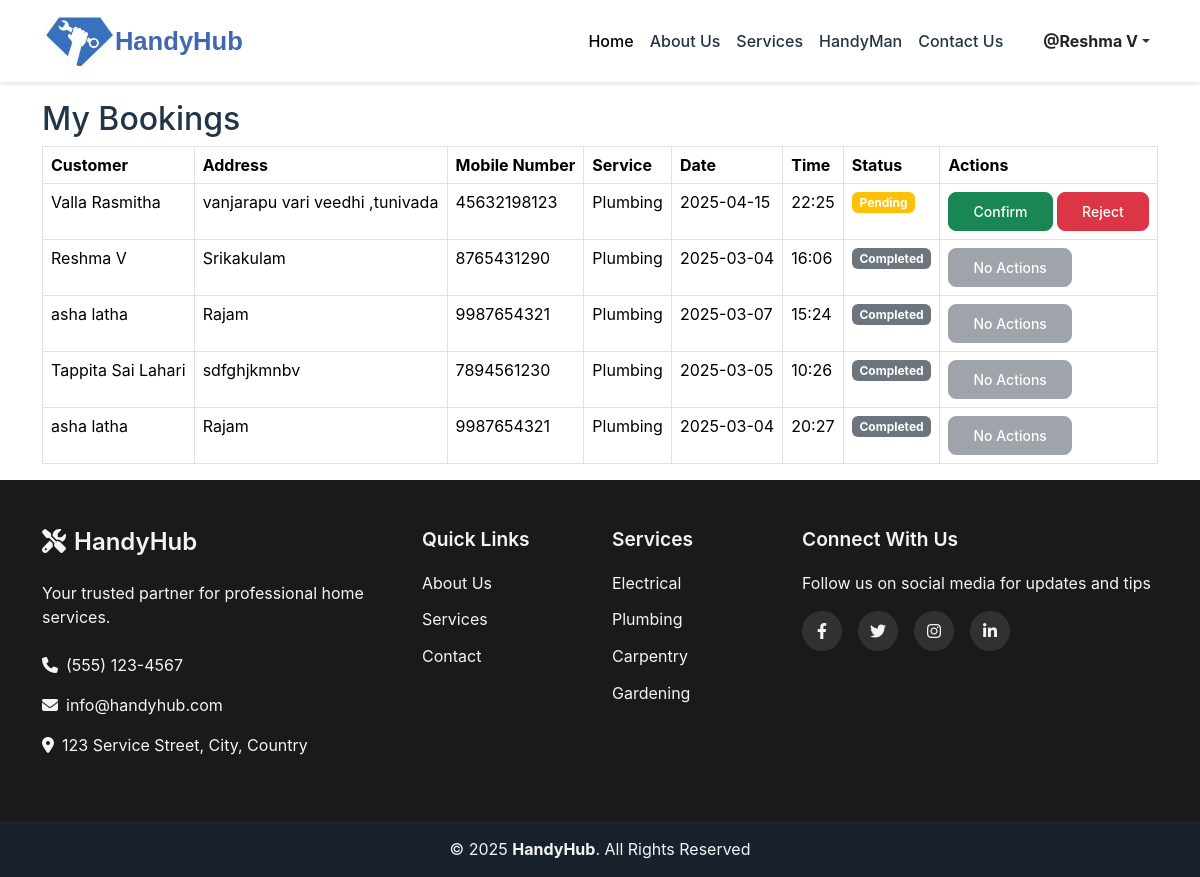
The app's page /provider-bookings (signed in) with its own data.
### Handy/models.py (models this page shows, shortened)
class User(db.Model, UserMixin):
    id = db.Column(db.Integer, primary_key=True)
    first_name = db.Column(db.String(100), nullable=False)
    last_name = db.Column(db.String(100), nullable=False)
    email = db.Column(db.String(120), unique=True, nullable=False, index=True)
    phone = db.Column(db.String(15), unique=True, nullable=False, index=True)
    address = db.Column(db.String(500), nullable=False)
    role = db.Column(db.String(20), nullable=False)
    image = db.Column(db.String(255), nullable=True, default='default.png')
    password_hash = db.Column(db.String(256), nullable=False)
    created_at = db.Column(db.DateTime, default=datetime.utcnow)

class Booking(db.Model):
    id = db.Column(db.Integer, primary_key=True)
    customer_id = db.Column(db.Integer, db.ForeignKey('user.id'), nullable=False)
    provider_id = db.Column(db.Integer, db.ForeignKey('provider.id'), nullable=False)
    service_id = db.Column(db.Integer, db.ForeignKey('service.id'), nullable=False)
    booking_date = db.Column(db.Date, nullable=False)
    booking_time = db.Column(db.Time, nullable=False)
    status = db.Column(db.String(20), default="Pending")
    feedback = db.Column(db.Text, nullable=True)
    created_at = db.Column(db.DateTime, default=datetime.utcnow)
    customer = db.relationship('User', backref=db.backref('bookings', lazy=True))
    provider = db.relationship('Provider', backref=db.backref('bookings', lazy=True))
    service = db.relationship('Service', backref=db.backref('bookings', lazy=True))

class Service(db.Model):
    id = db.Column(db.Integer, primary_key=True)
    name = db.Column(db.String(100), unique=True, nullable=False)
    description = db.Column(db.Text, nullable=True)

### Handy/views.py (the view)
@views.route('/provider-bookings')
@login_required
def provider_bookings():
    bookings = Booking.query.filter_by(provider_id=current_user.id).order_by(Booking.created_at.desc()).all()
    return render_template('provider_bookings.html', bookings=bookings)

### Handy/templates/provider_bookings.html
{% extends "base.html" %}
{% block content %}
<div class="container mt-4">
    <h2>My Bookings</h2>
    {% if bookings %}
    <table class="table table-bordered">
        <thead>
            <tr>
                <th>Customer</th>
                <th>Address</th>
                <th>Mobile Number</th>
                <th>Service</th>
                <th>Date</th>
                <th>Time</th>
                <th>Status</th>
                <th>Actions</th>
            </tr>
        </thead>
        <tbody>
            {% for booking in bookings %}
            <tr>
                <td>{{ booking.customer.first_name }} {{ booking.customer.last_name }}</td>
                <td>{{booking.customer.address}}</td>
                <td>{{booking.customer.phone}}</td>
                <td>{{ booking.service.name }}</td>
                <td>{{ booking.booking_date.strftime('%Y-%m-%d') }}</td>
                <td>{{ booking.booking_time.strftime('%H:%M') }}</td>
                <td>
                    {% if booking.status == "Pending" %}
                        <span class="badge bg-warning">{{ booking.status }}</span>
                    {% elif booking.status == "Confirmed" %}
                        <span class="badge bg-success">{{ booking.status }}</span>
                    {% elif booking.status == "Rejected" %}
                        <span class="badge bg-danger">{{ booking.status }}</span>
                    {% else %}
                        <span class="badge bg-secondary">{{ booking.status }}</span>
                    {% endif %}
                </td>
                <td>
                    {% if booking.status == "Pending" %}
                        <form action="{{ url_for('views.confirm_booking', booking_id=booking.id) }}" method="POST" style="display:inline;">
                            <button type="submit" class="btn btn-success btn-sm">Confirm</button>
                        </form>
                        <form action="{{ url_for('views.reject_booking', booking_id=booking.id) }}" method="POST" style="display:inline;">
                            <button type="submit" class="btn btn-danger btn-sm">Reject</button>
                        </form>
                    {% elif booking.status == "Confirmed" %}
                        <form action="{{ url_for('views.complete_booking', booking_id=booking.id) }}" method="POST" style="display:inline;">
                            <button type="submit" class="btn btn-primary btn-sm">Mark as Completed</button>
                        </form>
                    {% elif booking.status == "Completed" %}
                            <button class="btn btn-secondary btn-sm" disabled>No Actions</button>
                    {% else %}
                        <button class="btn btn-secondary btn-sm" disabled>No Actions</button>
                    {% endif %}
                </td>
            </tr>
            {% endfor %}
        </tbody>
    </table>
    {% else %}
    <p>No bookings available.</p>
    {% endif %}
</div>
{% endblock %}

### Handy/templates/base.html (shortened to what this page needs)
<html lang="en">
  <head>
    <link href="https://cdn.jsdelivr.net/npm/bootstrap@5.3.2/dist/css/bootstrap.min.css" rel="stylesheet">
    <link rel="stylesheet" href="{{url_for('static' ,filename='styles.css')}}"/>
    <link rel="stylesheet" href="https://cdnjs.cloudflare.com/ajax/libs/font-awesome/6.1.1/css/all.min.css">
  </head>
  <body>
    <nav class="navbar navbar-expand-lg fixed-top">
      <div class="container">
          <img src="{{ url_for('static', filename='logo.png') }}" alt="HandyHub Logo" class="navbar-logo">
          <a class="navbar-brand" href="/">HandyHub</a>
          <div class="collapse navbar-collapse" id="navbarNav">
            <ul class="navbar-nav ms-auto">
                <li class="nav-item">
                    <a class="nav-link active" href="/">Home</a>
                </li>
                <li class="nav-item">
                    <a class="nav-link" href="{{ url_for('views.about') }}">About Us</a>
                </li>
                <li class="nav-item">
                    <a class="nav-link" href="{{ url_for('views.services') }}">Services</a>
                </li>
                <li class="nav-item">
                    <a class="nav-link" href="{{ url_for('views.handyman') }}">HandyMan</a>
                </li>
                <li class="nav-item">
                    <a class="nav-link" href="{{ url_for('views.contact') }}">Contact Us</a>
                </li>
                {% if current_user.is_authenticated %}
                <li class="nav-item dropdown ms-lg-3">
                    <a class="nav-link dropdown-toggle d-flex align-items-center" href="#" id="profileDropdown" role="button" data-bs-toggle="dropdown" aria-expanded="false">
                        <span class="ms-2 fw-bold fs-6 text-dark">@{{ current_user.first_name }} {{ current_user.last_name }}</span>
                    </a>
                </li>
                {% endif %}
            </ul>
        </div>
      </div>
  </nav>
    {% block content %}{% endblock %}
    <footer class="footer">
      <div class="footer-top py-5">
        <div class="container">
          <div class="row g-4">
            <div class="col-lg-4 col-md-6">
              <div class="footer-info">
                <h3><i class="fas fa-tools me-2"></i>HandyHub</h3>
                <p class="mb-4">Your trusted partner for professional home services.</p>
                <p><i class="fas fa-phone me-2"></i>(555) 123-4567</p>
                <p><i class="fas fa-envelope me-2"></i>info@handyhub.com</p>
                <p><i class="fas fa-map-marker-alt me-2"></i>123 Service Street, City, Country</p>
              </div>
            </div>
            <div class="col-lg-4 col-md-6">
              <div class="row">
                <div class="col-6">
                  <h4>Quick Links</h4>
                  <ul class="footer-links">
                    <li><a href="{{ url_for('views.about') }}">About Us</a></li>
                    <li><a href="{{ url_for('views.services') }}">Services</a></li>
                    <li><a href="{{ url_for('views.contact') }}">Contact</a></li>
                  </ul>
                </div>
                <div class="col-6">
                  <h4>Services</h4>
                  <ul class="footer-links">
                    <li><a href="{{ url_for('views.services') }}#electrical">Electrical</a></li>
                    <li><a href="{{ url_for('views.services') }}#plumbing">Plumbing</a></li>
                    <li><a href="{{ url_for('views.services') }}#carpentry">Carpentry</a></li>
                    <li><a href="{{ url_for('views.services') }}#gardening">Gardening</a></li>
                  </ul>
                </div>
              </div>
            </div>
            <div class="col-lg-4 col-md-12">
              <h4>Connect With Us</h4>
              <p class="mb-3">Follow us on social media for updates and tips</p>
              <div class="social-links mb-4">
                <a href="https://www.facebook.com" class="facebook"><i class="fa-brands fa-facebook-f"></i></a>
                <a href="https://twitter.com" class="twitter"><i class="fa-brands fa-twitter"></i></a>
                <a href="https://instagram.com" class="instagram"><i class="fa-brands fa-instagram"></i></a>
                <a href="https://linkedin.com" class="fa-brands fa-linkedin-in"></a>
              </div>
            </div>
          </div>
        </div>
      </div>
      <div class="footer-bottom py-3">
        <div class="container text-center">
          <div class="copyright">
            © <span id="currentYear">2024</span> <strong>HandyHub</strong>. All Rights Reserved
          </div>
        </div>
      </div>
    </footer>
  </body>
</html>

### Handy/static/styles.css (style rules this page uses)
:root { --primary-color: #4267B2; --secondary-color: #4267B2; --text-color: #213547; --bg-color: #ffffff; --footer-bg: #1f2937; --footer-text: #f3f4f6; }
body { margin: 0; font-family: 'Inter', system-ui, -apple-system, sans-serif; color: var(--text-color); background-color: var(--bg-color); padding-top: 76px; }
.navbar { background-color: var(--bg-color); box-shadow: 0 2px 4px rgba(0,0,0,0.1); padding: 1rem 0; display: flex; justify-content: space-between; }
.navbar-brand { font-family: 'Poppins', sans-serif; font-weight: 600; color:#4267B2; font-size: 1.6rem; text-decoration: none; display: flex; align-items: center; }
.nav-link { font-weight: 500; color: var(--text-color); padding: 0.5rem 1rem; transition: color 0.3s ease; }
.navbar-logo { height: 50px; max-width: 100px; width: auto; }
.footer { background-color: #1a1a1a; color: #fff; }
.footer-top { background-color: #1a1a1a; }
.footer-bottom { background-color: #111; }
.footer { background-color: var(--footer-bg); color: var(--footer-text); }
.footer-top { padding: 60px 0; }
.footer h3 { font-size: 1.5rem; margin-bottom: 1.5rem; font-weight: 600; }
.footer h4 { font-size: 1.2rem; margin-bottom: 1.2rem; font-weight: 600; }
.footer-links { list-style: none; padding: 0; margin: 0; }
.footer-links li { margin-bottom: 0.8rem; }
.footer-links a { color: var(--footer-text); text-decoration: none; transition: color 0.3s ease; display: inline-flex; align-items: center; }
.social-links { display: flex; gap: 1rem; }
.social-links a { display: inline-flex; align-items: center; justify-content: center; width: 40px; height: 40px; border-radius: 50%; background: rgba(255, 255, 255, 0.1); color: var(--footer-text); text-decoration: none; transition: all 0.3s ease; }
.footer-bottom { background: rgba(0, 0, 0, 0.2); padding: 1rem 0; }
.btn { padding: 0.5rem 1.5rem; font-weight: 500; border-radius: 0.5rem; transition: all 0.3s ease; }

### records on screen
User: first_name "Reshma", last_name "V"
Booking: customer.first_name "Valla", customer.last_name "Rasmitha", customer.address "vanjarapu vari veedhi ,tunivada", customer.phone "45632198123", service.name "Plumbing", booking_date "2025-04-15", booking_time "22:25", status "Pending"
Booking: customer.first_name "Reshma", customer.last_name "V", customer.address "Srikakulam", customer.phone "8765431290", service.name "Plumbing", booking_date "2025-03-04", booking_time "16:06", status "Completed", shows "No Actions"
Booking: customer.first_name "asha", customer.last_name "latha", customer.address "Rajam", customer.phone "9987654321", service.name "Plumbing", booking_date "2025-03-07", booking_time "15:24", status "Completed", shows "No Actions"
Booking: customer.first_name "Tappita", customer.last_name "Sai Lahari", customer.address "sdfghjkmnbv", customer.phone "7894561230", service.name "Plumbing", booking_date "2025-03-05", booking_time "10:26", status "Completed", shows "No Actions"
Booking: customer.first_name "asha", customer.last_name "latha", customer.address "Rajam", customer.phone "9987654321", service.name "Plumbing", booking_date "2025-03-04", booking_time "20:27", status "Completed", shows "No Actions"
